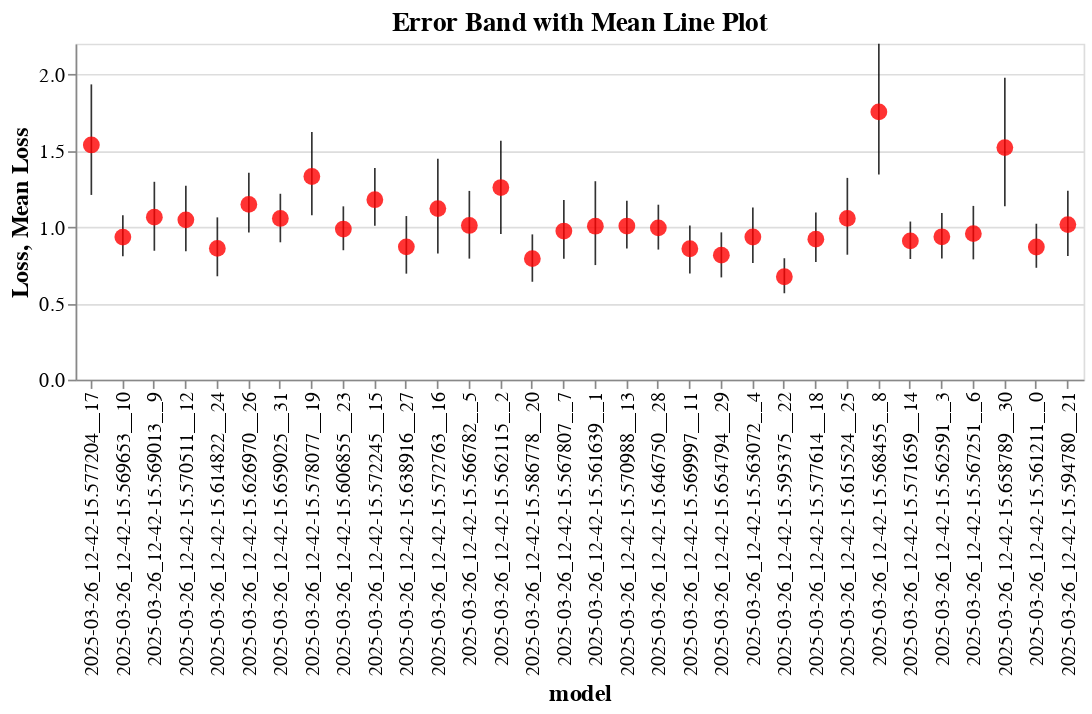

The notebook cell this image was saved under:
### Code cell
import altair as alt

filtered_db = db[db['epoch'] > 400]

error_band = alt.Chart(filtered_db).mark_errorbar(extent='ci', opacity=0.8).encode(
    x=alt.X('model:O', sort=alt.EncodingSortField(field='mean(loss)', order='ascending')),
    y=alt.Y('loss:Q', title='Loss'),
).properties(
    title='Error Band with Mean Line Plot',
    width=600,
    height=200
)

mean_line = alt.Chart(filtered_db).mark_circle(color='red', size = 100).encode(
    x=alt.X('model:O', sort=alt.EncodingSortField(field='mean(loss)', order='ascending')),
    y=alt.Y('mean(loss):Q', title='Mean Loss'),
)

(error_band + mean_line).configure_mark(
    opacity=0.8
).configure_axis(
    labelFontSize=12,
    titleFontSize=14
).configure_title(
    fontSize=16
)

### Figure 1 — Vega-Lite specification as saved in the notebook (floating-point values rounded to 4 significant figures; data arrays with more than 128 entries replaced by an {"elided": "..."} marker saying what was removed)
{"config": {"view": {"continuousWidth": 300, "continuousHeight": 300}, "axis": {"labelFontSize": 12, "titleFontSize": 14}, "mark": {"opacity": 0.8}, "title": {"fontSize": 16}}, "layer": [{"mark": {"type": "errorbar", "extent": "ci", "opacity": 0.8}, "encoding": {"x": {"field": "model", "sort": {"field": "mean(loss)", "order": "ascending"}, "type": "ordinal"}, "y": {"field": "loss", "title": "Loss", "type": "quantitative"}}, "title": "Error Band with Mean Line Plot"}, {"mark": {"type": "circle", "color": "red", "size": 100}, "encoding": {"x": {"field": "model", "sort": {"field": "mean(loss)", "order": "ascending"}, "type": "ordinal"}, "y": {"aggregate": "mean", "field": "loss", "title": "Mean Loss", "type": "quantitative"}}}], "data": {"name": "data-533992258b2472f7592a158b41f1e1e6"}, "height": 200, "width": 600, "$schema": "https://vega.github.io/schema/vega-lite/v5.17.0.json", "datasets": {"data-533992258b2472f7592a158b41f1e1e6": {"elided": "3973 records"}}}
